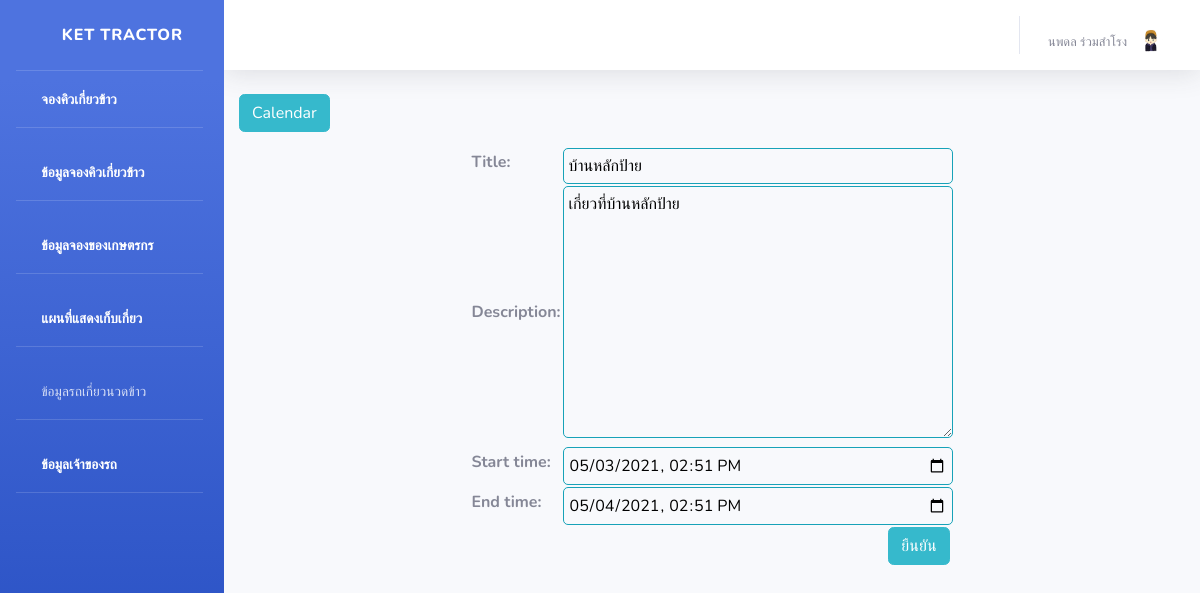
Page /cal/event/edit/1/ (signed in) on the committed database.
### api/models.py (models this page shows, shortened)
class Farmer(AbstractUser):
    id = models.AutoField(primary_key=True)
    farmer_name = models.CharField(max_length=1000, verbose_name = 'ชื่อ-สกุล')
    image = models.ImageField(upload_to='images/farmer', default='images/farmer/no-image.jpg' ,verbose_name = 'รูปโปรไฟล์')
    address = models.CharField(max_length=1000, verbose_name = 'ที่อยู่')
    phone = models.CharField(max_length=1000, verbose_name = 'เบอร์โทรศัพท์')
    email = models.CharField(max_length=1000)
    password = models.CharField(max_length=1000)
    class Meta:
        verbose_name = 'เกษตรกร'

class Event(models.Model):
    title = models.CharField(max_length=200)
    description = models.TextField()
    start_time = models.DateTimeField()
    end_time = models.DateTimeField()
    class Meta:
        verbose_name = 'ตารางงานรถเกี่ยวนวดข้าว'

### api/views.py (the view)
# urls.py: url(r'^event/edit/(?P<event_id>\d+)/$', views.event, name='event_edit'),
def event(request, event_id=None):
    instance = Event()
    if event_id:
        instance = get_object_or_404(Event, pk=event_id)
    else:
        instance = Event()
    form = EventForm(request.POST or None, instance=instance)
    if request.POST and form.is_valid():
        form.save()
        return HttpResponseRedirect(reverse('api:calendar'))
    return render(request, 'api/event.html', {'form': form})

### api/form.py
class EventForm(forms.ModelForm):
  class Meta:
    model = Event
    widgets = {
      'start_time': DateInput(attrs={'type': 'datetime-local'}, format='%Y-%m-%dT%H:%M'),
      'end_time': DateInput(attrs={'type': 'datetime-local'}, format='%Y-%m-%dT%H:%M'),
    }
    fields = '__all__'
  def __init__(self, *args, **kwargs):
    super(EventForm, self).__init__(*args, **kwargs)
    self.fields['start_time'].input_formats = ('%Y-%m-%dT%H:%M',)
    self.fields['end_time'].input_formats = ('%Y-%m-%dT%H:%M',)

### api/templates/api/event.html (shortened to what this page needs)
{% extends 'api/base.html' %}
{% block content %}
<div class="clearfix">
  <a class="btn btn-info left" href="/cal/calendar"> Calendar </a>
</div>
{% if request.user.is_superuser %}
<form method="post">
  <table class="form form-table">
    {{ form }}
    <tr><td colspan="2"><button  class="btn btn-info right"> ยืนยัน </button></td></tr>
  </table>
  {% endif %}
</form>
{% endblock %}

### api/templates/api/base.html (shortened to what this page needs)
<!DOCTYPE html>
{% load static %}
<html lang="en">
<head>
    <link href="{% static 'api/vendor/fontawesome-free/css/all.min.css' %}" rel="stylesheet" type="text/css">
    <link rel="stylesheet" type="text/css" href="{% static 'api/css/styles.css' %}">
    <link href="{% static 'api/css/sb-admin-2.min.css' %}" rel="stylesheet">
</head>
<body id="page-top">
    <div id="wrapper">
        <ul class="navbar-nav bg-gradient-primary sidebar sidebar-dark accordion" id="accordionSidebar">
            <a class="sidebar-brand d-flex align-items-center justify-content-center" href="/index">
                <div class="sidebar-brand-icon rotate-n-15">
                    <i class="fas fa-laugh-wink"></i>
                </div>
                <div class="sidebar-brand-text mx-3">Ket Tractor</div>
            </a>
            <hr class="sidebar-divider my-0">
            {% if user.is_authenticated %}
            <li class="nav-item active">
                <a class="nav-link" href="/addWork">
                    <i class="fas fa-fw fa-tachometer-alt"></i>
                    <span>จองคิวเกี่ยวข้าว</span></a>
            </li>
             <hr class="sidebar-divider">
             <li class="nav-item active">
                <a class="nav-link" href="/showWork">
                    <i class="fas fa-fw fa-tachometer-alt"></i>
                    <span>ข้อมูลจองคิวเกี่ยวข้าว</span></a>
            </li>
            {% endif %}
            {% if request.user.is_superuser %}
                 <hr class="sidebar-divider">
             <li class="nav-item active">
                <a class="nav-link" href="/farmerWork">
                    <i class="fas fa-fw fa-tachometer-alt"></i>
                    <span>ข้อมูลจองของเกษตรกร</span></a>
            </li>
             <hr class="sidebar-divider">
             <li class="nav-item active">
                <a class="nav-link" href="/map">
                    <i class="fas fa-fw fa-tachometer-alt"></i>
                    <span>แผนที่แสดงเก็บเกี่ยว</span></a>
            </li>
            {% endif %}
           <hr class="sidebar-divider">
             <li class="nav-item">
                <a class="nav-link collapsed" href="#" data-toggle="collapse" data-target="#collapseTwo"
                    aria-expanded="true" aria-controls="collapseTwo">
                    <i class="fas fa-fw fa-cog"></i>
                    <span>ข้อมูลรถเกี่ยวนวดข้าว</span>
                </a>
             <li class="nav-item active">
             <hr class="sidebar-divider">
                <a class="nav-link" href="/profileAdmin">
                    <i class="fas fa-fw fa-tachometer-alt"></i>
                    <span>ข้อมูลเจ้าของรถ</span></a>
            </li>
            <hr class="sidebar-divider">
        </ul>
        <div id="content-wrapper" class="d-flex flex-column">
            <div id="content">
                <nav class="navbar navbar-expand navbar-light bg-white topbar mb-4 static-top shadow">
                    <ul class="navbar-nav ml-auto">
                        <li class="nav-item dropdown no-arrow">
                     {% if user.is_authenticated %}
                <a href="#" class="nav-link dropdown-toggle" data-toggle="dropdown" role="button" aria-haspopup="true"
                aria-expanded="false">
               <span class="mr-2 d-none d-lg-inline text-gray-600 small">{{user.farmer_name}}  </span>
                <img class="img-profile rounded-circle"
                src="{{user.image.url}} " >
            </a>
                        </li>
                    </ul>
                     {% else %}
                  <li class="nav-item"><a class="nav-link" href="/login">เข้าสู่ระบบ</a></li>
                  <li class="nav-item"><a class="nav-link" href="/register">สมัครสมาชิก</a></li>
                </ul>
                </li>
                   {% endif %}
                </nav>
                {% block content %}
                {% endblock %}
        </div>
    </div>
</body>
</html>

### api/static/api/css/styles.css (style rules this page uses)
body { font-family: "ptsans", "Lato", "Helvetica Neue", Helvetica, Arial, sans-serif; }
.left { float: left; }
.right { float: right; }
.btn { outline: none; color: black; background-color: transparent; box-shadow: 0 0 0 0; margin-right: 3px; }
.clearfix { margin: 15px; }
.form { margin: auto; }
.form input, .form select, .form textarea { border-radius: 5px; border: 1px solid #17a2b8; outline: none; background: none; padding: 5px; width: 100%; }
ul { height: 100%; padding: 0px 5px 0px 20px; }
a { color: #17a2b8; }

### rows in the picture
Farmer: farmer_name "นพดล ร่วมสำโรง", image (picture)
Event: title "บ้านหลักป้าย", description "เกี่ยวที่บ้านหลักป้าย", start_time "05/03/2021 14:51", end_time "05/04/2021 14:51"
